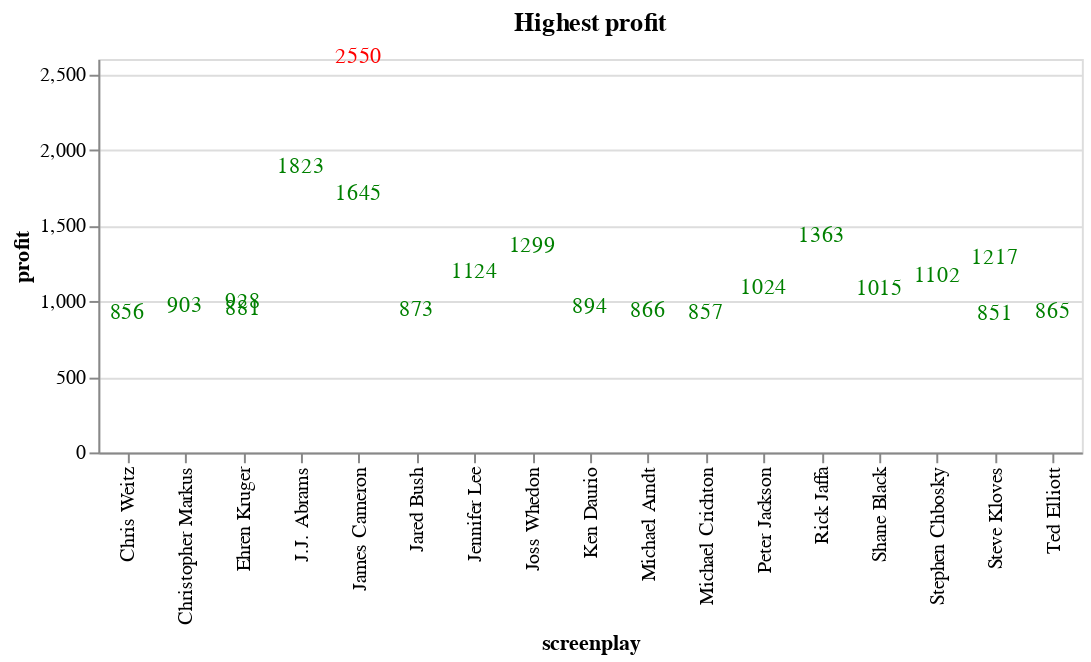

Write notebook code for a chart like this one.
### Markdown cell above
### Which screenplay writer's movie got maximum profit?

### Code cell
# Highest profit movies.
hpt = screenplay.sort_values(by='profit', ascending=False)
hpt.dropna(inplace=True)
hpt.profit = hpt.profit.astype("int")

points = alt.Chart(hpt.head(20)).mark_text().encode(
    x='screenplay:O',
    y='profit:Q',
    color = alt.condition(
        datum.profit == np.amax(hpt['profit']),
        alt.value('red'),
        alt.value('green')
    ),
    tooltip=['title', 'screenplay', 'profit'] # shows movies name
).properties(
    title='Highest profit',
    height=200,
    width=500
)
text = points.mark_text(
    align='center', # center left right
    baseline='bottom', # top middle
    dx=0  # Nudges text to right so it doesn't appear on top of the bar
).encode(
    text='profit:Q',
)
alt.layer(points, text)

### Figure 1 — Vega-Lite specification as saved in the notebook (floating-point values rounded to 4 significant figures)
{"config": {"view": {"continuousWidth": 400, "continuousHeight": 300}}, "layer": [{"mark": "text", "encoding": {"color": {"condition": {"value": "red", "test": "(datum.profit === 2550)"}, "value": "green"}, "tooltip": [{"type": "nominal", "field": "title"}, {"type": "nominal", "field": "screenplay"}, {"type": "quantitative", "field": "profit"}], "x": {"type": "ordinal", "field": "screenplay"}, "y": {"type": "quantitative", "field": "profit"}}, "height": 200, "title": "Highest profit", "width": 500}, {"mark": {"type": "text", "align": "center", "baseline": "bottom", "dx": 0}, "encoding": {"color": {"condition": {"value": "red", "test": "(datum.profit === 2550)"}, "value": "green"}, "text": {"type": "quantitative", "field": "profit"}, "tooltip": [{"type": "nominal", "field": "title"}, {"type": "nominal", "field": "screenplay"}, {"type": "quantitative", "field": "profit"}], "x": {"type": "ordinal", "field": "screenplay"}, "y": {"type": "quantitative", "field": "profit"}}, "height": 200, "title": "Highest profit", "width": 500}], "data": {"name": "data-e56257013dee7d46a403d36c43775132"}, "$schema": "https://vega.github.io/schema/vega-lite/v4.8.1.json", "datasets": {"data-e56257013dee7d46a403d36c43775132": [{"title": "Avatar", "screenplay": "James Cameron", "revenue": 2788.0, "budget": 237.0, "profit": 2550, "returns": 11.76}, {"title": "Star Wars: The Force Awakens", "screenplay": "J.J. Abrams", "revenue": 2068.0, "budget": 245.0, "profit": 1823, "returns": 8.44}, {"title": "Titanic", "screenplay": "James Cameron", "revenue": 1845.0, "budget": 200.0, "profit": 1645, "returns": 9.23}, {"title": "Jurassic World", "screenplay": "Rick Jaffa", "revenue": 1514.0, "budget": 150.0, "profit": 1363, "returns": 10.09}, {"title": "The Avengers", "screenplay": "Joss Whedon", "revenue": 1520.0, "budget": 220.0, "profit": 1299, "returns": 6.91}, {"title": "Harry Potter and the Deathly Hallows: Part 2", "screenplay": "Steve Kloves", "revenue": 1342.0, "budget": 125.0, "profit": 1217, "returns": 10.74}, {"title": "Frozen", "screenplay": "Jennifer Lee", "revenue": 1274.0, "budget": 150.0, "profit": 1124, "returns": 8.49}, {"title": "Beauty and the Beast", "screenplay": "Stephen Chbosky", "revenue": 1263.0, "budget": 160.0, "profit": 1102, "returns": 7.89}, {"title": "The Lord of the Rings: The Return of the King", "screenplay": "Peter Jackson", "revenue": 1119.0, "budget": 94.0, "profit": 1024, "returns": 11.9}, {"title": "Iron Man 3", "screenplay": "Shane Black", "revenue": 1215.0, "budget": 200.0, "profit": 1015, "returns": 6.08}, {"title": "Transformers: Dark of the Moon", "screenplay": "Ehren Kruger", "revenue": 1124.0, "budget": 195.0, "profit": 928, "returns": 5.76}, {"title": "Captain America: Civil War", "screenplay": "Christopher Markus", "revenue": 1153.0, "budget": 250.0, "profit": 903, "returns": 4.61}, {"title": "Despicable Me 2", "screenplay": "Ken Daurio", "revenue": 970.8, "budget": 76.0, "profit": 894, "returns": 12.77}, {"title": "Transformers: Age of Extinction", "screenplay": "Ehren Kruger", "revenue": 1091.0, "budget": 210.0, "profit": 881, "returns": 5.2}, {"title": "Zootopia", "screenplay": "Jared Bush", "revenue": 1024.0, "budget": 150.0, "profit": 873, "returns": 6.83}, {"title": "Toy Story 3", "screenplay": "Michael Arndt", "revenue": 1067.0, "budget": 200.0, "profit": 866, "returns": 5.33}, {"title": "Pirates of the Caribbean: Dead Man's Chest", "screenplay": "Ted Elliott", "revenue": 1066.0, "budget": 200.0, "profit": 865, "returns": 5.33}, {"title": "Jurassic Park", "screenplay": "Michael Crichton", "revenue": 920.1, "budget": 63.0, "profit": 857, "returns": 14.6}, {"title": "Rogue One: A Star Wars Story", "screenplay": "Chris Weitz", "revenue": 1056.0, "budget": 200.0, "profit": 856, "returns": 5.28}, {"title": "Harry Potter and the Philosopher's Stone", "screenplay": "Steve Kloves", "revenue": 976.5, "budget": 125.0, "profit": 851, "returns": 7.81}]}}
